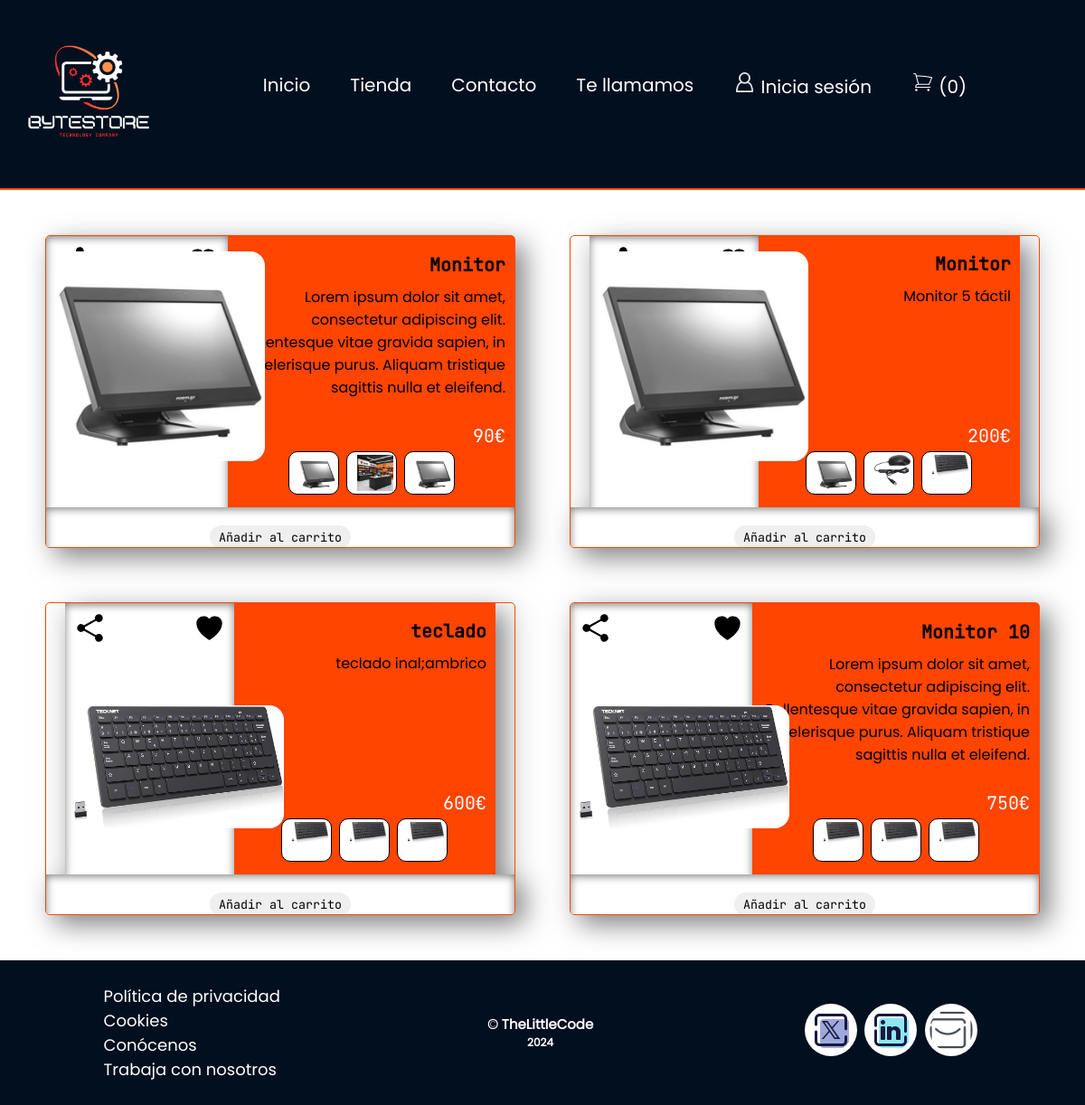
Page /tienda.php on the committed database.
### tables this page shows
CREATE TABLE `productos` (
  `idId` int(11) NOT NULL,
  `Nombre` varchar(25) DEFAULT NULL,
  `Descripccion` varchar(255) DEFAULT NULL,
  `familias_id` int(11) NOT NULL,
  `Precio` double DEFAULT NULL,
  `Imagen1` varchar(255) DEFAULT NULL,
  `Imagen2` varchar(255) DEFAULT NULL,
  `Imagen3` varchar(255) DEFAULT NULL
);

### tienda.php (the view, shortened to what this page needs)
<?php
include ('templates/header.php');
include ('carrito.php');
$stmt = $conexion->prepare("SELECT * FROM `productos`");
$stmt->execute();
$lista_productos = $stmt->fetchAll(PDO::FETCH_ASSOC);
?>
<section class="main-tienda">
    <div class="Shop--products-menu">
        <?php if (!empty($lista_productos)) { ?>
            <?php foreach ($lista_productos as $producto) { ?>
                <div class="card-menu">
                    <div class="cardFaces">
                        <div class="shop--face1">
                            <div class="face1Img">
                                <img src="/assets/img/productos/<?php echo htmlspecialchars($producto['Imagen1']); ?>"
                                    alt="<?php echo $producto['Nombre'] ?>">
                            </div>
                            <div class="material-buttons">
                                <button class="btn-materialButton">
                                    <svg xmlns="http://www.w3.org/2000/svg" viewBox="0 0 24 24" fill="currentColor"
                                        class="size-6">
                                        <path fill-rule="evenodd"
                                            d="M15.75 4.5a3 3 0 1 1 .825 2.066l-8.421 4.679a3.002 3.002 0 0 1 0 1.51l8.421 4.679a3 3 0 1 1-.729 1.31l-8.421-4.678a3 3 0 1 1 0-4.132l8.421-4.679a3 3 0 0 1-.096-.755Z"
                                            clip-rule="evenodd" />
                                    </svg>
                                </button>
                                <button class="btn-materialButton">
                                </button>
                            </div>
                        </div>
                        <div class="shop--face2">
                            <div class="shopofert-content">
                                <div class="ofert-contentUp">
                                    <h4 class="title-ofert"><?php echo htmlspecialchars($producto['Nombre']); ?></h4>
                                    <p><?php echo htmlspecialchars($producto['Descripccion']); ?></p>
                                </div>
                                <div class="ofertcontentDown">
                                    <div class="price">
                                        <p>
                                            <?php echo htmlspecialchars($producto['Precio']); ?>€
                                        </p>
                                    </div>
                                    <div class="variants">
                                        <ul>
                                            <li>
                                                <img src="/assets/img/productos/<?php echo htmlspecialchars($producto['Imagen1']); ?>"
                                                    alt="<?php echo $producto['Nombre'] ?>">
                                            </li>
                                            <li>
                                                <img src="/assets/img/productos/<?php echo htmlspecialchars($producto['Imagen2']); ?>"
                                                    alt="<?php echo $producto['Nombre'] ?>">
                                            </li>
                                            <li>
                                                <img src="/assets/img/productos/<?php echo htmlspecialchars($producto['Imagen3']); ?>"
                                                    alt="<?php echo $producto['Nombre'] ?>">
                                            </li>
                                        </ul>
                                    </div>
                                </div>
                            </div>
                        </div>
                    </div>
                    <div class="boton">
                        <form action="" method="post">
                            <button name="btnAccion" class="btn--add" value="Agregar" type="submit">
                                Añadir al carrito
                            </button>
                        </form>
                    </div>
                </div>
            <?php } ?>
        <?php } else { ?>
            <p> No hay productos disponibles en este momento. </p>
        <?php } ?>
    </div>
</section>
<?php include ('templates/footer.php'); ?>

### assets/css/index.css (style rules this page uses)
* { margin: 0px; padding: 0px; font-family: 'Poppins'; }

### assets/css/tienda.css (style rules this page uses)
* { margin: 0px; padding: 0px; }
.main-tienda { position: relative; min-height: 66vh; }
.Shop--products-menu { margin: 30px; display: grid; grid-template-columns: repeat(4, 1fr); gap: 20px; }
.Shop--products-menu .card-menu { display: flex; justify-content: flex-start; align-items: center; flex-direction: column; max-width: 50vw; height: 43vh; margin: 20px; grid-column: span 2; overflow: hidden; display: flex; filter: drop-shadow(10px 10px 15px rgba(0, 0, 0, 0.5)); border: 1px solid orangered; border-radius: 5px; }
.cardFaces { display: flex; }
.Shop--products-menu .shop--face1 { top: -24%; width: 35%; height: 41vh; padding: 10px; display: flex; flex-direction: column-reverse; justify-content: space-between; background-color: white; box-shadow: inset 0px 2px 10px rgba(0, 0, 0, 0.5) }
.face1Img { position: relative; top: -25%; width: 244px; }
.face1Img Img { width: 95%; background: transparent; border-radius: 16px; }
.material-buttons { justify-content: space-between; display: flex; }
.btn-materialButton { width: 35px; background: transparent; border: none; }
.Shop--products-menu .shop--face2 { box-shadow: inset 10px 10px 15px rgba(0, 0, 0, 0.5); display: flex; text-align: end; flex-direction: column; justify-content: space-between; width: 65%; }
.Shop--products-menu .title-ofert { font-family: 'JetBrains'; font-size: 20px; }
.shopofert-content { height: 35vh; display: flex; text-align: end; padding: 10px; flex-direction: column; justify-content: space-between; background-color: orangered; }
.ofert-contentUp p { margin-top: 10px; font-family: 'Poppins'; }
.price p { font-family: 'JetBrains'; font-size: 20px; color: white; }
.variants { display: flex; align-items: center; justify-content: center; }
.variants ul { display: flex; }
.variants ul li { border: 1px solid black; margin: 4px; padding: 3px; list-style: none; border-radius: 10px; width: 48px; height: 40px; background-color: white; }
.variants img { width: 40px; bottom: -135px; }
.boton { background-color: white; width: 100%; display: flex; justify-content: space-evenly; position: relative; top: -14%; box-shadow: inset 0px 2px 10px rgba(0, 0, 0, 0.5); }
.btn--add { font-family: 'JetBrains'; padding: 4px 10px; border: none; border-radius: 25px; }

### assets/css/indexTablas.css (style rules this page uses)
h4 { font-family: 'JetBrains'; font-size: 30px; margin-top: 3%; margin-left: 20%; }

### assets/css/crearTablas.css (style rules this page uses)
form { padding: 20px; }

### rows in the picture
productos: Imagen1 (picture), Nombre "Monitor", Descripccion "Lorem ipsum dolor sit amet, consectetur adipiscing elit. Pellentesque vitae gravida sapien, in scelerisque purus. Aliquam tristique sagittis nulla et eleifend.", Precio "90", Imagen2 (picture), Imagen3 (picture)
productos: Imagen1 (picture), Nombre "Monitor", Descripccion "Monitor 5 táctil", Precio "200", Imagen2 (picture), Imagen3 (picture)
productos: Imagen1+Nombre (picture), Nombre "teclado", Descripccion "teclado inal;ambrico", Precio "600", Imagen2+Nombre (picture), Imagen3+Nombre (picture)
productos: Imagen1 (picture), Nombre "Monitor 10", Descripccion "Lorem ipsum dolor sit amet, consectetur adipiscing elit. Pellentesque vitae gravida sapien, in scelerisque purus. Aliquam tristique sagittis nulla et eleifend.", Precio "750", Imagen2 (picture), Imagen3 (picture)
